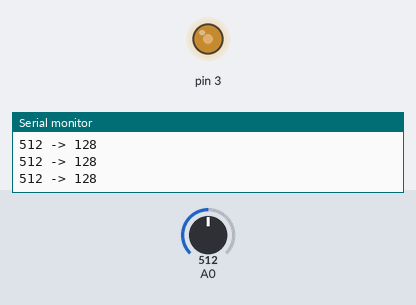
Simulated run of this sketch. Board: Arduino Uno, built with avr-gcc and run on an emulated ATmega328P. On the bench: output pins drawn as LEDs (lit = HIGH), the last lines printed to the serial monitor. Inputs (shaded band) come from the test bench; at power-on: A0 = 512.

Above: at 1.2 s.
1.3 s: A0 set to 716
At 2.0 s:
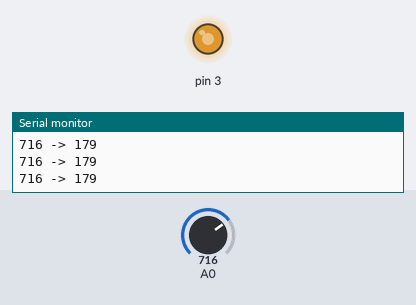
2.9 s: A0 set to 900
At 3.4 s:
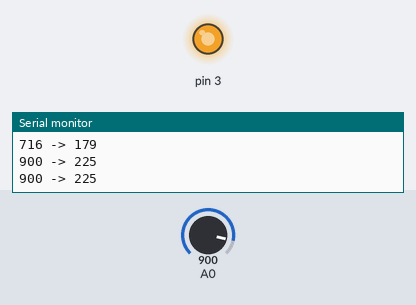
4.5 s: A0 set to 122
At 5.8 s:
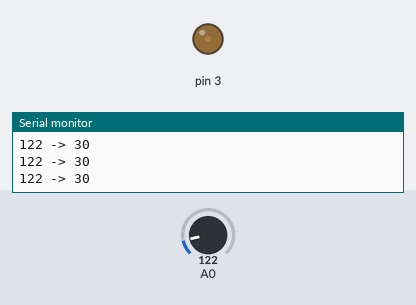
6.1 s: A0 set to 0
At 7.3 s:
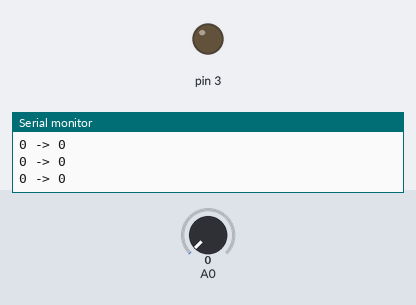
Timing chart, 0 to 8.7 s (numbered marks = the images above; inputs shaded):
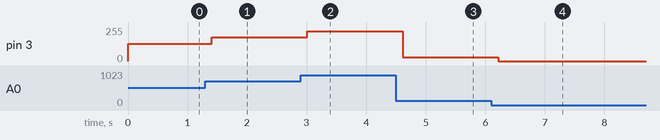

The sketch:

TestAnalogRead.ino
```cpp
void setup() {
  // put your setup code here, to run once:
  Serial.begin(9600);
}

void loop() {
  // put your main code here, to run repeatedly:
  int in;
  int out;
  in = analogRead(0);
  out = in / 4;
  analogWrite(3, out);
  Serial.print(in);
  Serial.print(" -> ");
  Serial.println(out);
  delay(200);
}
```

Measured:
- after the input at 1.3 s, pin 3: 128/255 → 179/255 after 0.10 s
- after the input at 2.9 s, pin 3: 179/255 → 225/255 after 0.11 s
- after the input at 4.5 s, pin 3: 225/255 → 30/255 after 0.11 s
- after the input at 6.1 s, pin 3: 30/255 → 0/255 after 0.11 s
